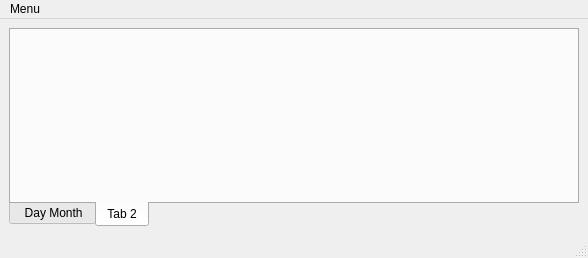
<?xml version="1.0" encoding="UTF-8"?>
<ui version="4.0">
 <class>PopulateTables</class>
 <widget class="QMainWindow" name="PopulateTables">
  <property name="geometry">
   <rect>
    <x>0</x>
    <y>0</y>
    <width>588</width>
    <height>258</height>
   </rect>
  </property>
  <property name="windowTitle">
   <string>Notepad</string>
  </property>
  <widget class="QWidget" name="centralwidget">
   <layout class="QVBoxLayout" name="verticalLayout">
    <item>
     <widget class="QTabWidget" name="tabWidget">
      <property name="enabled">
       <bool>true</bool>
      </property>
      <property name="tabPosition">
       <enum>QTabWidget::South</enum>
      </property>
      <property name="currentIndex">
       <number>1</number>
      </property>
      <widget class="QWidget" name="tab">
       <attribute name="title">
        <string> Day Month</string>
       </attribute>
       <layout class="QVBoxLayout" name="verticalLayout_2">
        <item>
         <widget class="QTableView" name="tableView"/>
        </item>
       </layout>
      </widget>
      <widget class="QWidget" name="tab_2">
       <property name="enabled">
        <bool>false</bool>
       </property>
       <attribute name="title">
        <string>Tab 2</string>
       </attribute>
      </widget>
     </widget>
    </item>
   </layout>
  </widget>
  <widget class="QMenuBar" name="menubar">
   <property name="geometry">
    <rect>
     <x>0</x>
     <y>0</y>
     <width>588</width>
     <height>21</height>
    </rect>
   </property>
   <widget class="QMenu" name="menuMenu">
    <property name="title">
     <string>Menu</string>
    </property>
   </widget>
   <addaction name="menuMenu"/>
  </widget>
  <widget class="QStatusBar" name="statusbar"/>
 </widget>
 <resources/>
 <connections/>
</ui>
